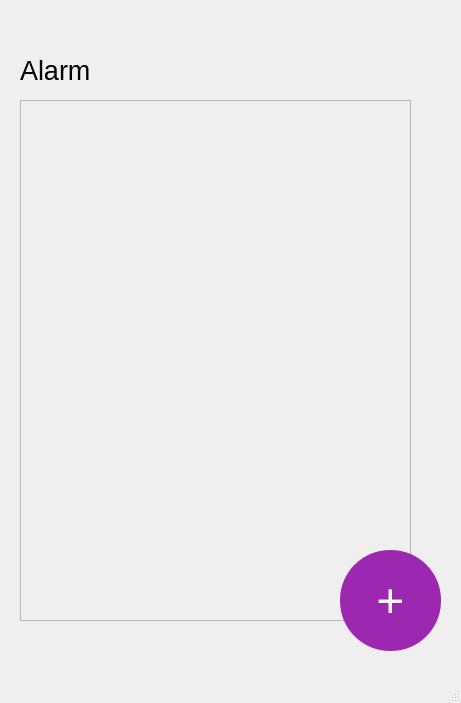
<?xml version="1.0" encoding="UTF-8"?>
<ui version="4.0">
 <class>MainWindow</class>
 <widget class="QMainWindow" name="MainWindow">
  <property name="geometry">
   <rect>
    <x>0</x>
    <y>0</y>
    <width>461</width>
    <height>703</height>
   </rect>
  </property>
  <property name="windowTitle">
   <string>MainWindow</string>
  </property>
  <widget class="QWidget" name="centralwidget">
   <widget class="QLabel" name="label">
    <property name="geometry">
     <rect>
      <x>20</x>
      <y>20</y>
      <width>331</width>
      <height>101</height>
     </rect>
    </property>
    <property name="font">
     <font>
      <pointsize>20</pointsize>
     </font>
    </property>
    <property name="styleSheet">
     <string notr="true"/>
    </property>
    <property name="text">
     <string>Alarm</string>
    </property>
   </widget>
   <widget class="QScrollArea" name="scrollArea">
    <property name="geometry">
     <rect>
      <x>20</x>
      <y>100</y>
      <width>391</width>
      <height>521</height>
     </rect>
    </property>
    <property name="widgetResizable">
     <bool>true</bool>
    </property>
    <widget class="QWidget" name="scrollAreaWidgetContents">
     <property name="geometry">
      <rect>
       <x>0</x>
       <y>0</y>
       <width>389</width>
       <height>519</height>
      </rect>
     </property>
     <layout class="QVBoxLayout" name="verticalLayout">
      <item>
       <spacer name="verticalSpacer">
        <property name="orientation">
         <enum>Qt::Vertical</enum>
        </property>
        <property name="sizeHint" stdset="0">
         <size>
          <width>20</width>
          <height>40</height>
         </size>
        </property>
       </spacer>
      </item>
     </layout>
    </widget>
   </widget>
   <widget class="QPushButton" name="pushButton">
    <property name="geometry">
     <rect>
      <x>340</x>
      <y>550</y>
      <width>101</width>
      <height>101</height>
     </rect>
    </property>
    <property name="font">
     <font>
      <pointsize>36</pointsize>
      <weight>50</weight>
      <bold>false</bold>
     </font>
    </property>
    <property name="styleSheet">
     <string notr="true">QPushButton { 
    background: #9C27B0; 
    color: white; 
    border-radius:50px; 
    padding: 10px 20px; 
}</string>
    </property>
    <property name="text">
     <string>+</string>
    </property>
   </widget>
  </widget>
  <widget class="QMenuBar" name="menubar">
   <property name="geometry">
    <rect>
     <x>0</x>
     <y>0</y>
     <width>461</width>
     <height>26</height>
    </rect>
   </property>
  </widget>
  <widget class="QStatusBar" name="statusbar"/>
 </widget>
 <resources/>
 <connections/>
</ui>
